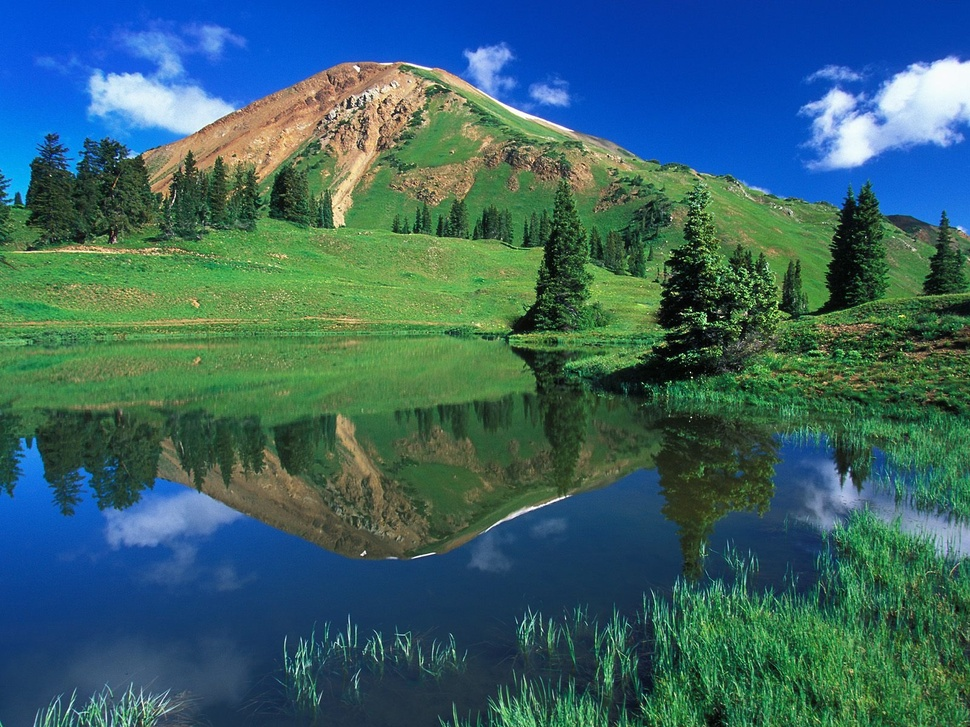
#> input picture src/images/PAISAGEM.jpg, 970 x 727 px, shrunk from 1600 x 1200 before the run
$ python -i Filters.py   (imports and definitions only)
#> lines starting #> are read from the running program, lines starting #| are printed output that depends on the picture
#> further down, picture is the input picture: shape (727, 970, 3); mean B, G, R 104, 100.1, 57.6
import numpy as np
import cv2 as cv

def negative(image):
    return cv.bitwise_not(image)

def gray(image):
    return cv.cvtColor(image, cv.COLOR_BGR2GRAY)

def stylisation(image):
    return cv.stylization(image, sigma_s=150, sigma_r=0.25)

def pencil(image):
    dst_gray, dst_color = cv.pencilSketch(image, sigma_s=50, sigma_r=0.06, shade_factor=0.04) # inbuilt function to generate pencil sketch in both color and grayscale
    return dst_color

def emboss(image):
    kernel = np.array([[0,-1,-1], [1,0,-1], [1,1,0]])
    return cv.filter2D(image, -1, kernel)

# [5 lines left out: function sepia, not called in this run]

def binaryThreshold(image):
    ret, image = cv.threshold(image, 127, 255, cv.THRESH_BINARY)
    return image

def erosion(image):
    kernel = np.ones((5, 5), np.uint8)
    return cv.erode(image, kernel, iterations=1)

def dilation(image):
    kernel = np.ones((5, 5), np.uint8)
    return cv.dilate(image, kernel, iterations=1)

def sharpen(image):
    kernel = np.array([[-1, -1, -1], [-1, 9, -1], [-1, -1, -1]])
    return cv.filter2D(image, -1, kernel)

def purpleGreen(image):
    return cv.cvtColor(image, cv.COLOR_HLS2BGR)

def cartoon(image):
    edges1 = cv.bitwise_not(cv.Canny(image, 100, 200)) # for thin edges and inverting the mask obatined
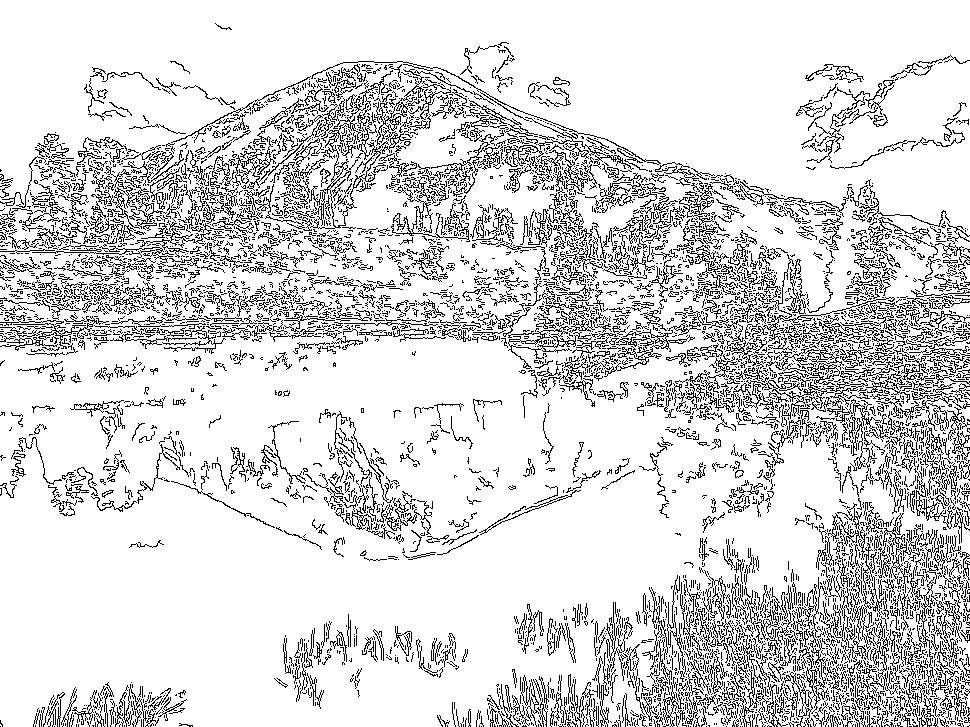
#> edges1: shape (727, 970); 84.8% white; black in thin lines or dots
    gray = cv.cvtColor(image, cv.COLOR_BGR2GRAY)
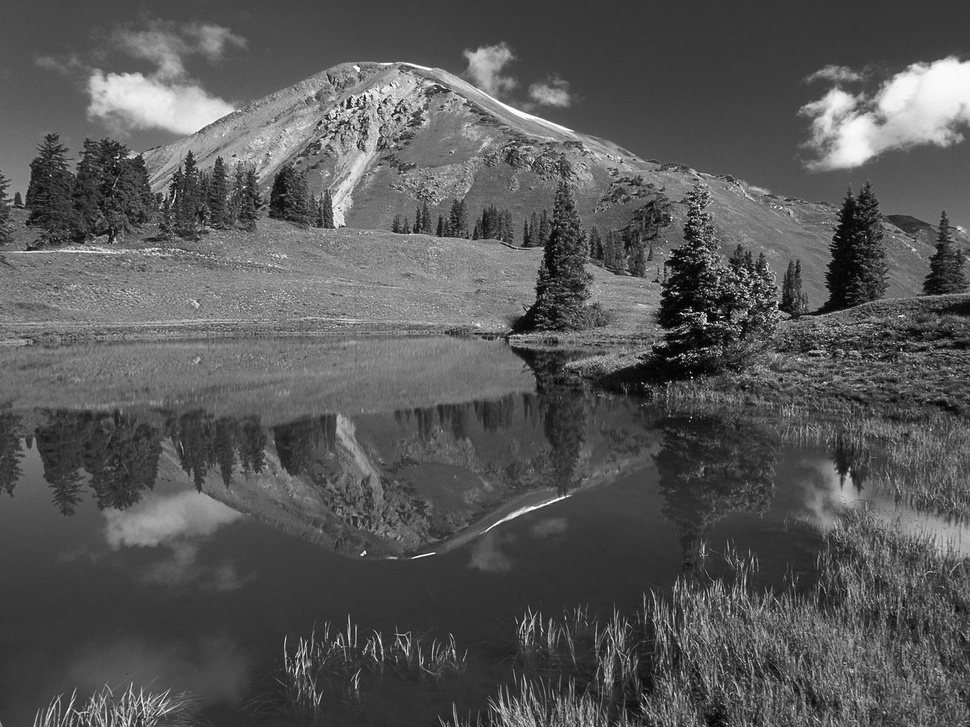
#> gray: shape (727, 970); min 0, max 255, mean 87.8
    gray = cv.medianBlur(gray, 5) # applying median blur with kernel size of 5
    dst = cv.edgePreservingFilter(image, flags=2, sigma_s=64, sigma_r=0.25) # you can also use bilateral filter but that is slow
    # flag = 1 for RECURS_FILTER (Recursive Filtering) and 2 for  NORMCONV_FILTER (Normalized Convolution). NORMCONV_FILTER produces sharpening of the edges but is slower.
    # sigma_s controls the size of the neighborhood. Range 1 - 200
    # sigma_r controls the how dissimilar colors within the neighborhood will be averaged. A larger sigma_r results in large regions of constant color. Range 0 - 1
    return cv.bitwise_and(dst, dst, mask=edges1) # adding thin edges to smoothened image
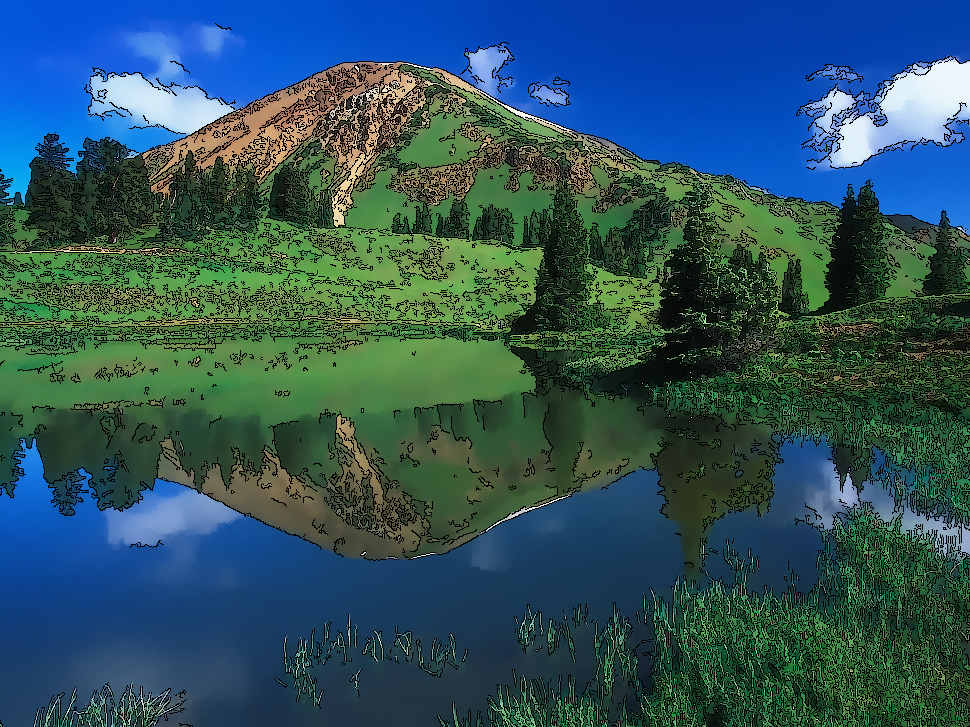
#> returned value: shape (727, 970, 3); mean of channels 0, 1, 2 92, 83, 46.1; drawn as B, G, R

def pinkNegative(image):
    return cv.cvtColor(image, cv.COLOR_BGR2HSV)

def purpleUv(image):
    image = sharpen(image)
    return cv.cvtColor(image, cv.COLOR_BGR2Luv)

def cannyBlur(image):
    image = blur(image)
    return canny(image)

#  Blur effect
# [17 lines left out: functions blurAverage, blurGaussian, blurMedian, not called in this run]

# Used in Canny filter
def canny(image):
    return cv.Canny(image, 50, 80)

def blur(image):
    return cv.blur(image, (5, 5))

>>> import cv2
>>> picture = cv2.imread('images/PAISAGEM.jpg')
>>> result = cartoon(picture)
